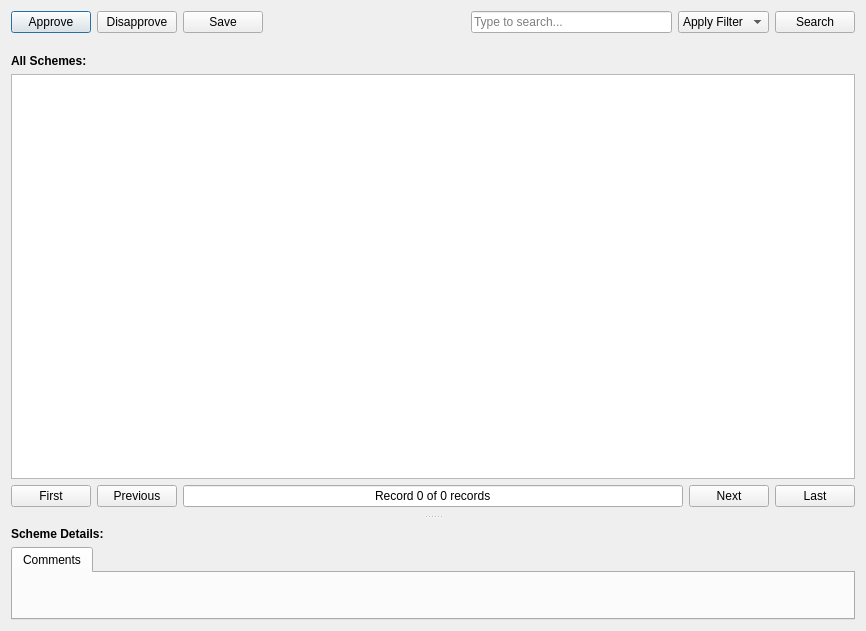
<?xml version="1.0" encoding="UTF-8"?>
<ui version="4.0">
 <class>SchemeManagerDlg</class>
 <widget class="QDialog" name="SchemeManagerDlg">
  <property name="geometry">
   <rect>
    <x>0</x>
    <y>0</y>
    <width>866</width>
    <height>631</height>
   </rect>
  </property>
  <property name="windowTitle">
   <string>Scheme Manager</string>
  </property>
  <property name="modal">
   <bool>false</bool>
  </property>
  <layout class="QHBoxLayout" name="horizontalLayout_3">
   <item>
    <widget class="QSplitter" name="splitter">
     <property name="orientation">
      <enum>Qt::Vertical</enum>
     </property>
     <widget class="QWidget" name="">
      <layout class="QVBoxLayout" name="verticalLayout_3">
       <property name="bottomMargin">
        <number>8</number>
       </property>
       <item>
        <layout class="QHBoxLayout" name="horizontalLayout">
         <item>
          <widget class="QPushButton" name="approveButton">
           <property name="text">
            <string>Approve</string>
           </property>
          </widget>
         </item>
         <item>
          <widget class="QPushButton" name="disapproveButton">
           <property name="text">
            <string>Disapprove</string>
           </property>
          </widget>
         </item>
         <item>
          <widget class="QPushButton" name="saveButton">
           <property name="text">
            <string>Save</string>
           </property>
          </widget>
         </item>
         <item>
          <spacer name="horizontalSpacer_2">
           <property name="orientation">
            <enum>Qt::Horizontal</enum>
           </property>
           <property name="sizeHint" stdset="0">
            <size>
             <width>40</width>
             <height>20</height>
            </size>
           </property>
          </spacer>
         </item>
         <item>
          <widget class="QLineEdit" name="searchLineEdit">
           <property name="placeholderText">
            <string>Type to search...</string>
           </property>
          </widget>
         </item>
         <item>
          <widget class="QComboBox" name="searchComboBox">
           <item>
            <property name="text">
             <string>Apply Filter</string>
            </property>
           </item>
          </widget>
         </item>
         <item>
          <widget class="QPushButton" name="searchButton">
           <property name="text">
            <string>Search</string>
           </property>
          </widget>
         </item>
        </layout>
       </item>
       <item>
        <layout class="QVBoxLayout" name="verticalLayout_2">
         <property name="topMargin">
          <number>15</number>
         </property>
         <item>
          <layout class="QVBoxLayout" name="verticalLayout">
           <item>
            <widget class="QLabel" name="label">
             <property name="text">
              <string>&lt;html&gt;&lt;head/&gt;&lt;body&gt;&lt;p&gt;&lt;span style=&quot; font-weight:600;&quot;&gt;All Schemes:&lt;/span&gt;&lt;/p&gt;&lt;/body&gt;&lt;/html&gt;</string>
             </property>
            </widget>
           </item>
           <item>
            <widget class="QTableView" name="schemeTableView"/>
           </item>
          </layout>
         </item>
         <item>
          <layout class="QHBoxLayout" name="horizontalLayout_2">
           <item>
            <widget class="QPushButton" name="firstButton">
             <property name="text">
              <string>First</string>
             </property>
            </widget>
           </item>
           <item>
            <widget class="QPushButton" name="previousButton">
             <property name="text">
              <string>Previous</string>
             </property>
            </widget>
           </item>
           <item>
            <widget class="QLineEdit" name="recordLineEdit">
             <property name="text">
              <string>Record 0 of 0 records</string>
             </property>
             <property name="alignment">
              <set>Qt::AlignCenter</set>
             </property>
            </widget>
           </item>
           <item>
            <widget class="QPushButton" name="nextButton">
             <property name="text">
              <string>Next</string>
             </property>
            </widget>
           </item>
           <item>
            <widget class="QPushButton" name="lastButton">
             <property name="text">
              <string>Last</string>
             </property>
            </widget>
           </item>
          </layout>
         </item>
        </layout>
       </item>
      </layout>
     </widget>
     <widget class="QWidget" name="">
      <layout class="QVBoxLayout" name="verticalLayout_4">
       <property name="topMargin">
        <number>8</number>
       </property>
       <item>
        <widget class="QLabel" name="label_2">
         <property name="text">
          <string>&lt;html&gt;&lt;head/&gt;&lt;body&gt;&lt;p&gt;&lt;span style=&quot; font-weight:600;&quot;&gt;Scheme Details:&lt;/span&gt;&lt;/p&gt;&lt;/body&gt;&lt;/html&gt;</string>
         </property>
        </widget>
       </item>
       <item>
        <widget class="QTabWidget" name="tabWidget">
         <property name="currentIndex">
          <number>0</number>
         </property>
         <widget class="QWidget" name="tab">
          <attribute name="title">
           <string>Comments</string>
          </attribute>
         </widget>
        </widget>
       </item>
      </layout>
     </widget>
    </widget>
   </item>
  </layout>
 </widget>
 <resources/>
 <connections/>
</ui>
